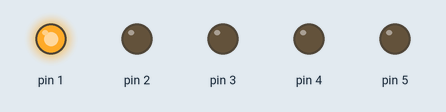
Bench run of a sketch on a simulated Arduino Uno, built with avr-gcc and run on an emulated ATmega328P. Parts: output pins drawn as LEDs (lit = HIGH).

Above: at 0.02 s.
At 0.12 s:
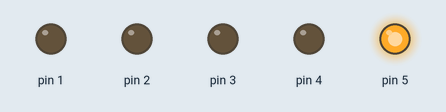
At 0.4 s:
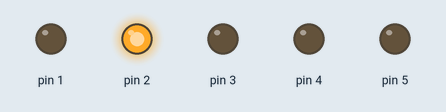
At 1.22 s:
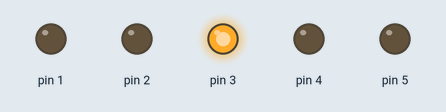
At 2.0 s:
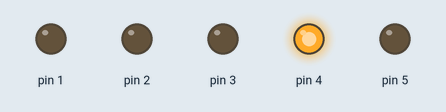
Timing chart, 0 to 3.0 s (numbered marks = the images above):
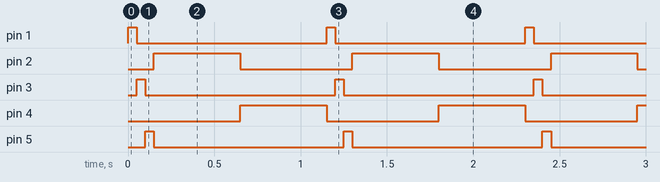

The sketch:

LED.ino
```cpp
int i,j;

void setup() {
  // put your setup code here, to run once:
pinMode(1,OUTPUT);
digitalWrite(1,LOW);
pinMode(2,OUTPUT);
digitalWrite(2,LOW);
pinMode(3,OUTPUT);
digitalWrite(3,LOW);
pinMode(4,OUTPUT);
digitalWrite(4,LOW);
pinMode(5,OUTPUT);
digitalWrite(5,LOW);

}

void loop() {
for(i=1;i<=5;i+=2)
{
digitalWrite(i,HIGH);
delay(50);
digitalWrite(i,LOW);
}
for(j=2;j<=5;j=j+2)
{
digitalWrite(j,HIGH);
delay(500);
digitalWrite(j,LOW);
}
}
```

Measured:
- by itself, pin 1, pin 3, pin 5: alternates HIGH for 0.05 s and LOW for 1.1 s
- by itself, pin 2, pin 4: alternates HIGH for 0.50 s and LOW for 0.65 s
- by itself, everything shown: repeats every 1.2 s, in 6 steps
